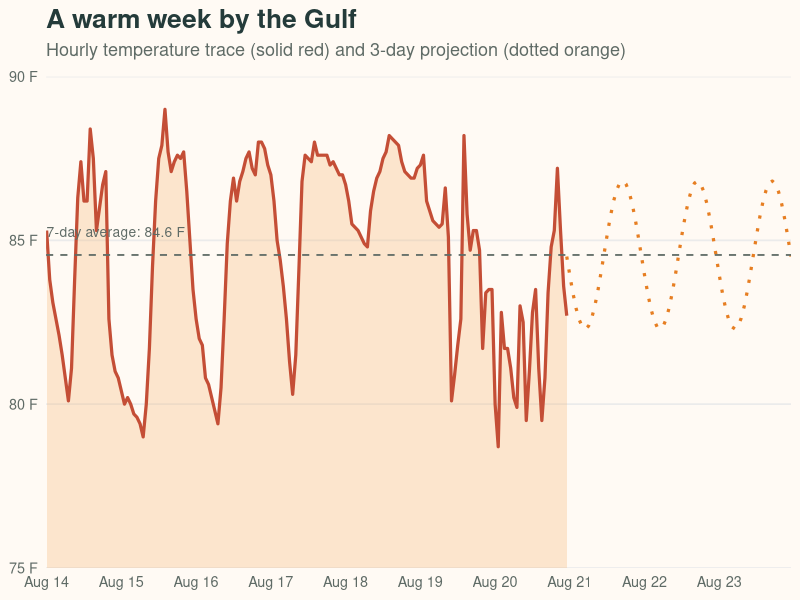
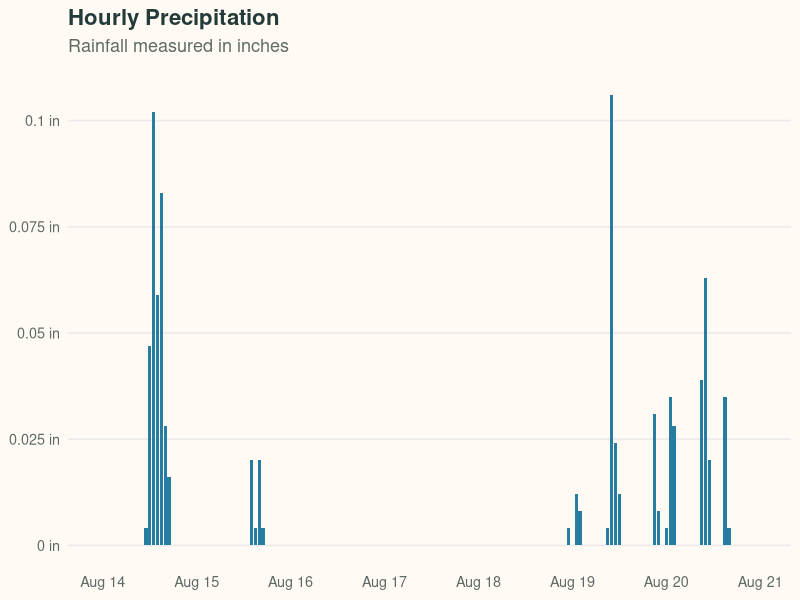

Write R code to recreate these figures, in order.
## ---- chunk 1
#| label: setup
#| include: false

library(ggplot2)

weather <- read.csv("sarasota_hourly_weather.csv", skip = 3)
names(weather) <- c("time", "temperature_f", "relative_humidity_percent",
                    "precipitation_inches", "wind_speed_mph")
weather$time <- as.POSIXct(weather$time, format = "%Y-%m-%dT%H:%M",
                           tz = "America/New_York")
weather$rain <- weather$precipitation_inches > 0

# Infer next 3 days of temperatures using daily cycle model
weather$hour <- as.numeric(format(weather$time, "%H"))
fit <- lm(temperature_f ~ sin(2 * pi * hour / 24) + cos(2 * pi * hour / 24), data = weather)

last_time <- max(weather$time)
future_times <- seq(last_time, last_time + 3 * 86400, by = "1 hour")
future_weather <- data.frame(
  time = future_times,
  hour = as.numeric(format(future_times, "%H"))
)
future_weather$temperature_f <- predict(fit, newdata = future_weather)

temperature_high <- max(weather$temperature_f)
temperature_low <- min(weather$temperature_f)
rain_total <- sum(weather$precipitation_inches)
date_start <- format(min(weather$time), "%B %d")
date_end <- format(max(weather$time), "%B %d, %Y")
## ---- chunk 2
#| label: temperature-plot
#| fig-cap: "Hourly temperature trace with a 3-day inferred projection."
#| fig-width: 10
#| fig-height: 5
#| out-width: 100%

ggplot(weather, aes(x = time, y = temperature_f)) +
  geom_area(fill = "#f6b26b", alpha = 0.28) +
  geom_line(color = "#c44e36", linewidth = 1.1) +
  geom_line(data = future_weather, aes(x = time, y = temperature_f),
            color = "#e67e22", linetype = "dotted", linewidth = 1.1) +
  geom_hline(yintercept = mean(weather$temperature_f),
             linetype = "dashed", color = "#5f6b66", linewidth = 0.6) +
  annotate("text", x = min(weather$time), y = mean(weather$temperature_f) + 0.7,
           label = paste0("7-day average: ", round(mean(weather$temperature_f), 1), " F"),
           hjust = 0, color = "#5f6b66", size = 3.5) +
  scale_x_datetime(date_breaks = "1 day", date_labels = "%b %d") +
  scale_y_continuous(breaks = seq(75, 90, by = 5),
                     labels = \(x) paste0(x, " F")) +
  coord_cartesian(ylim = c(75, 90), expand = FALSE) +
  labs(x = NULL, y = NULL,
       title = "A warm week by the Gulf",
       subtitle = "Hourly temperature trace (solid red) and 3-day projection (dotted orange)") +
  theme_minimal(base_size = 13) +
  theme(
    plot.title = element_text(face = "bold", size = 19, color = "#243b3a"),
    plot.subtitle = element_text(color = "#5f6b66", margin = margin(b = 12)),
    panel.grid.minor = element_blank(),
    panel.grid.major.x = element_blank(),
    axis.text = element_text(color = "#5f6b66"),
    plot.background = element_rect(fill = "#fffaf4", color = NA),
    panel.background = element_rect(fill = "#fffaf4", color = NA)
  )
## ---- chunk 3
#| label: rainfall-plot
#| fig-cap: "Hourly rainfall precipitation in inches."
#| fig-width: 10
#| fig-height: 3.5
#| out-width: 100%

ggplot(weather, aes(x = time, y = precipitation_inches)) +
  geom_col(fill = "#277da1") +
  scale_x_datetime(date_breaks = "1 day", date_labels = "%b %d") +
  scale_y_continuous(labels = \(x) paste0(x, " in")) +
  labs(x = NULL, y = NULL,
       title = "Hourly Precipitation",
       subtitle = "Rainfall measured in inches") +
  theme_minimal(base_size = 13) +
  theme(
    plot.title = element_text(face = "bold", size = 16, color = "#243b3a"),
    plot.subtitle = element_text(color = "#5f6b66", margin = margin(b = 12)),
    panel.grid.minor = element_blank(),
    panel.grid.major.x = element_blank(),
    axis.text = element_text(color = "#5f6b66"),
    plot.background = element_rect(fill = "#fffaf4", color = NA),
    panel.background = element_rect(fill = "#fffaf4", color = NA)
  )
